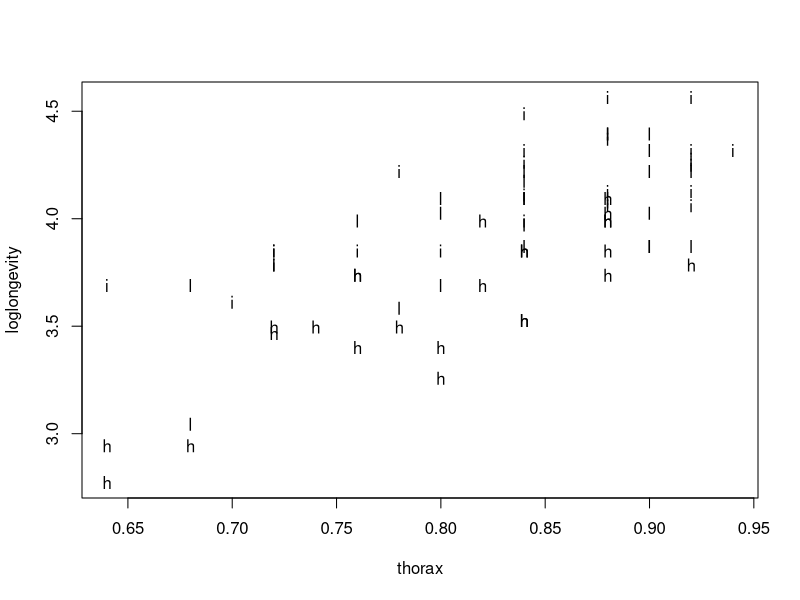
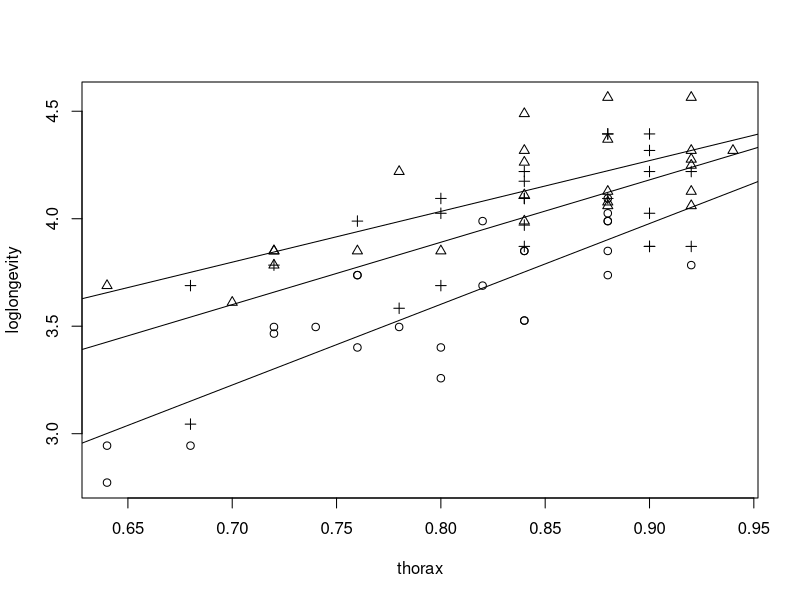
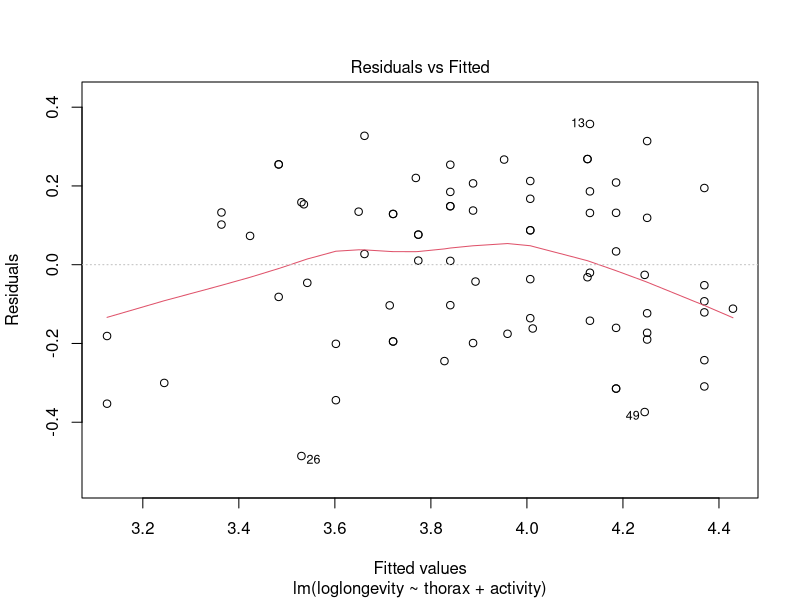
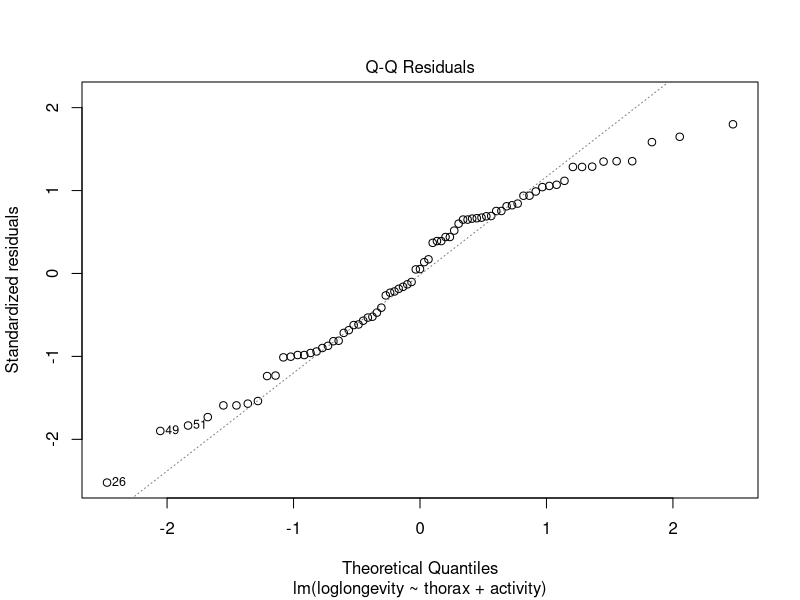
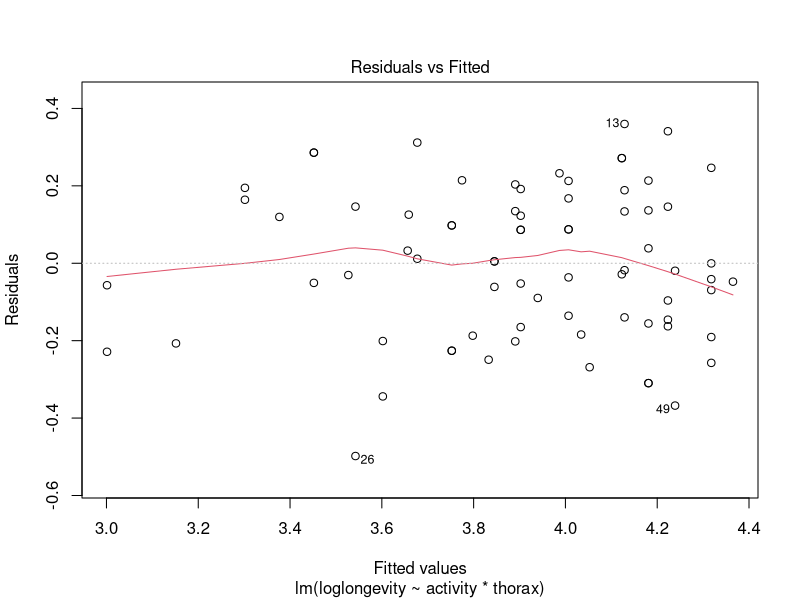
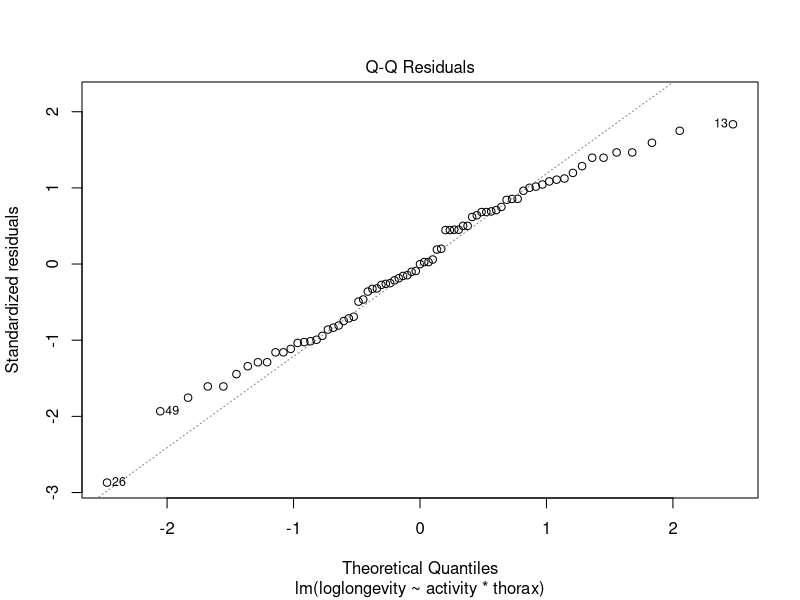
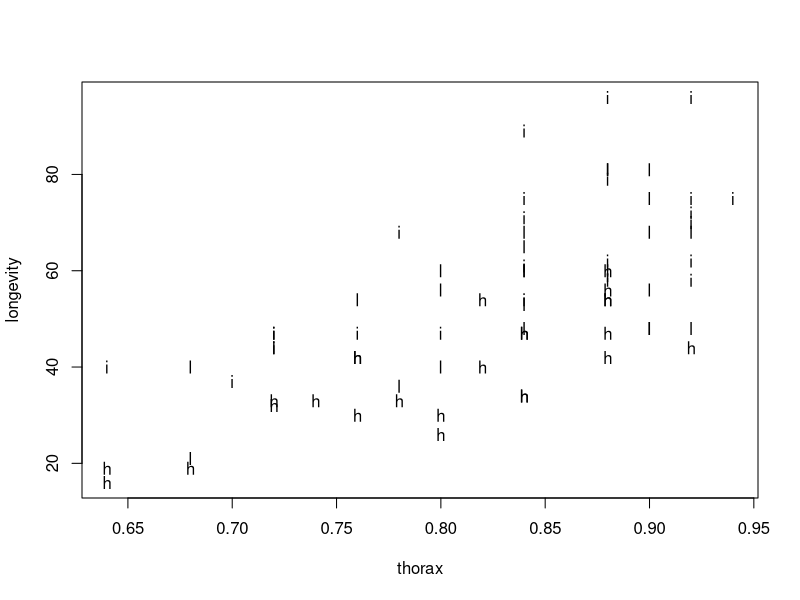
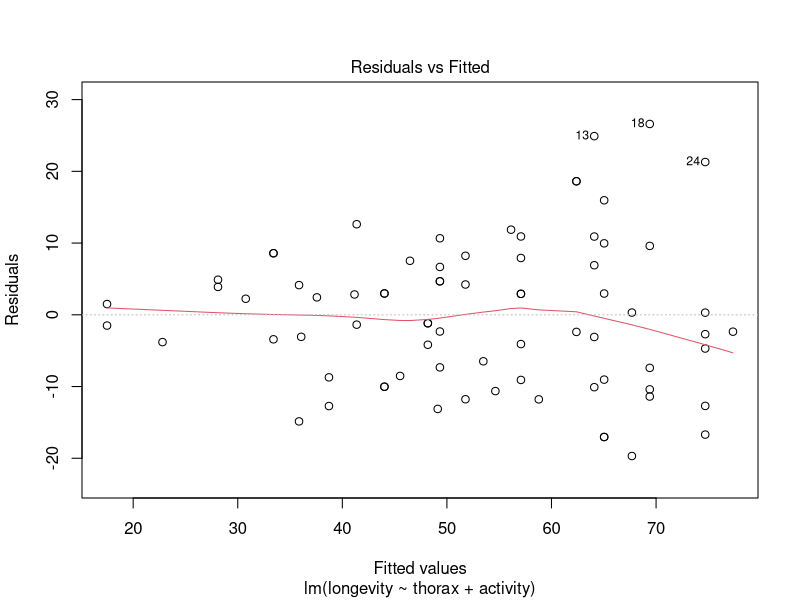

Source code (R) for these figures, in order:
## ---- chunk 1
library(tidyverse)
library(rstudioapi)
library(lme4)
library(car)

knitr::opts_chunk$set(echo = TRUE)
setwd(dirname(getActiveDocumentContext()$path))
# round numbers to 3 digits
options(digits = 3)
## ---- chunk 2
data_flies <- read.table(file="data/fruitflies.txt", header=TRUE)

data_flies$loglongevity = log(data_flies$longevity)

plot(loglongevity~thorax,pch=as.character(activity), data=data_flies)
data_flies$activity=as.factor(data_flies$activity) 
aov = lm(loglongevity~activity,data=data_flies)
anova(aov)
summary(aov)$coefficients
## ---- chunk 3
aov1 = lm(loglongevity~thorax+activity,data=data_flies) 
anova(aov1)
summary(aov1)$coefficients

## ---- chunk 4
data_flies
activities = c("isolated", "low", "high")

plot(loglongevity~thorax, pch = unclass(activity), data = data_flies);for (i in 1:3) abline(lm(loglongevity~thorax,data=data_flies[data_flies$activity==activities[i],]))
aov2=lm(loglongevity~activity*thorax,data=data_flies); anova(aov2)

summary(aov2)
## ---- chunk 5

plot(aov1, 1)
plot(aov1, 2)

plot(aov2,1)
plot(aov2,2)
## ---- chunk 6

plot(longevity~thorax,pch=as.character(activity), data=data_flies)
aov3 = lm(longevity~thorax+activity,data=data_flies) 
drop1(aov3, test="F")
summary(aov3)$coefficients


plot(aov3,1)
plot(aov3,2)

## ---- chunk 7
data_titanic <- read.table(file="data/titanic.txt", header=TRUE)
data_titanic[2,]
age = data_titanic[,3]
hist(age)

class_sex =  xtabs(~PClass+ Sex, data=data_titanic)
class_sex
tot = xtabs(Survived~PClass+ Sex, data=data_titanic)
tot
round(tot/class_sex, 2)

totage=xtabs(~age,data=data_titanic)
barplot(xtabs(Survived~age, data=data_titanic)/totage)
## ---- chunk 8
titanicglm=glm(Survived~PClass+Sex+age,data=data_titanic,family=binomial)
titanicglm=glm(Survived~PClass,data=data_titanic,family=binomial)
titanicglm
summary(titanicglm)$coefficients

drop1(titanicglm,test="Chisq")

odds_male_example =  exp(3.7597 + 1 * -1.2920 + 0 * -2.5214 + 1 * -2.6314 + 25 * -0.0392)
odds_male_example
odds_female_example =  exp(3.7597 + 0 * -1.2920 + 0 * -2.5214 + 0 * -2.6314 + 25 * -0.0392)
odds_female_example
## ---- chunk 9
data_titanic$age = as.numeric(data_titanic$Age)
glm3=glm(Survived~age*Sex,data=data_titanic,family=binomial);drop1(glm3,test="Chisq")
summary(glm3)
glm3=glm(Survived~age*PClass,data=data_titanic,family=binomial);drop1(glm3,test="Chisq")
summary(glm3)
## ---- chunk 10
tab1 = table(data_titanic$Survived,data_titanic$Sex)
tab1
rowSums(tab1)
colSums(tab1)
chisq.test(tab1)

tab2 = table(data_titanic$Survived,data_titanic$PClass)
tab2
rowSums(tab2)
colSums(tab2)
chisq.test(tab2)
## ---- chunk 11
data_africa <- read.table(file="data/africa.txt", header=TRUE)

afrglm=glm(miltcoup~oligarchy+pollib+parties+pctvote+popn + size, family=poisson,data=data_africa)

summary(afrglm)$coefficients
## ---- chunk 12
afrglm=glm(miltcoup~oligarchy+pollib+parties+pctvote+popn + size, family=poisson,data=data_africa)

summary(afrglm)$coefficients # Shows that size is the least significant

afrglm2=glm(miltcoup~oligarchy+pollib+parties+pctvote+popn, family=poisson,data=data_africa)

summary(afrglm2)$coefficients # Shows that popn is the least significant

afrglm3=glm(miltcoup~oligarchy+pollib+parties+pctvote, family=poisson,data=data_africa)

summary(afrglm3)$coefficients

afrglm3=glm(miltcoup~oligarchy+pollib+parties, family=poisson,data=data_africa)


## ---- chunk 13
m_oligarchy = mean(data_africa$oligarchy)
m_parties = mean(data_africa$parties)
m_pctvote = mean(data_africa$pctvote)

exp(-0.0937 + m_oligarchy*0.0954 + 0*-0.6666 + m_parties*0.0256 + m_pctvote* 0.0121)
exp(-0.0937 + m_oligarchy*0.0954 + 1*-0.6666 + m_parties*0.0256 + m_pctvote* 0.0121)
exp(-0.0937 + m_oligarchy*0.0954 + 2*-0.6666 + m_parties*0.0256 + m_pctvote* 0.0121)
